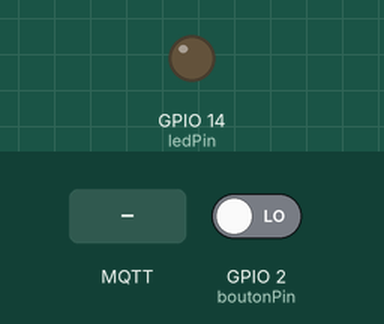
The sketch below on a simulated ESP8266 (NodeMCU). On the bench: output pins drawn as LEDs (lit = HIGH). The test bench sets the inputs (shaded band); at power-on: GPIO 2 (boutonPin) LOW. WiFi joins after 1.5 s; servers stay silent unless stated; no MQTT or app messages arrive unless stated; what the sketch prints to the serial monitor is not drawn.

Above: at 2.7 s.
2.8 s: GPIO 2 (boutonPin) driven HIGH
At 3.8 s:
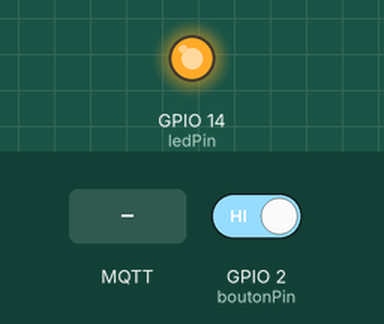
4.3 s: MQTT message "state:" arrives on the first subscribed topic
5.8 s: MQTT message "1" arrives on the first subscribed topic
7.3 s: MQTT message "on" arrives on the first subscribed topic
Timing chart, 0 to 9.8 s (numbered marks = the images above; inputs shaded):
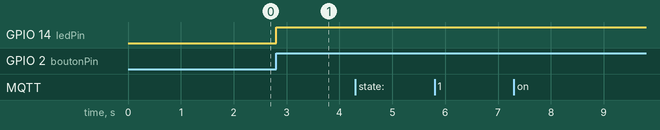

Measured:
- after the input at 2.8 s, GPIO 14 (ledPin): LOW → HIGH at once
- after the input at 4.3 s, every drawn part: stays the same
- after the input at 5.8 s, every drawn part: stays the same
- after the input at 7.3 s, every drawn part: stays the same

The sketch:

Programme_ESP_Prise2.ino
```cpp
#include <ESP8266WiFi.h>
#include <PubSubClient.h>
#include <WiFiManager.h>

bool flag; // flag de reconexion du wifi

const int boutonPin = 2;   // Broche où le bouton est connecté
const int ledPin = 14;     // Broche où la LED est connectée

int etatBouton = 0;        // Variable pour stocker l'état du bouton
int etatPrecedent = 0;     // Variable pour stocker l'état précédent du bouton
int etatLED = LOW;         // État initial de la LED (éteinte)
int etatLEDPrecedent = LOW;

const char* mqtt_client_name= "Prise2"; // Nom du client pour le Brocker
const char* mqtt_server ="broker.hivemq.com"; // adresse du Broker
const int mqtt_port =1883 ; // Port de communication
const char* mqtt_topic ="SAE31/Home"; //Topic de send et receve

WiFiClient espClient;
PubSubClient client(espClient);

void setup() {
  pinMode(boutonPin, INPUT);
  pinMode(ledPin, OUTPUT);

  Serial.begin(9600);

  // Crée un objet WiFiManager
  WiFiManager wifiManager;

  // Initialise WiFiManager et connecte ou configure le Wi-Fi si nécessaire
  if (!wifiManager.autoConnect("Prise2")) {
    Serial.println("Échec de la connexion et mise en place du portail de configuration");
    delay(3000);
    // Réinitialise et réessaie
    ESP.reset();
    delay(5000);
  }

  client.setServer(mqtt_server, mqtt_port);
  client.setCallback(Message_Recu);
  reconnect();
}

void loop() {
  //verifie la connexion au MQTT
  if (!client.connected()) {
    reconnect();
  }
  // Vérifie si des messages ont été reçus du serveur
  client.loop();

  etatBouton = digitalRead(boutonPin);

  // Vérifie si le bouton a été enfoncé
  if (etatBouton == HIGH && etatPrecedent == LOW) {
    // Inverse l'état de la LED
    etatLED = !etatLED;
    digitalWrite(ledPin, etatLED);
  }
  etatPrecedent = etatBouton;

  // verifie si un meesage a été envoyer il y a moins d'une seconde sans bloquer le programe
  static unsigned long lastMsg = 0;
  if (millis() - lastMsg > 1000) {
    lastMsg = millis();
    // Envoi du message MQTT
    if (client.connected()) {
      client.publish(mqtt_topic, ("prise:prise2/state:" + String(etatLED)).c_str());
    }
  }
}

void Message_Recu(char* topic, byte* payload, unsigned int length) {
  Serial.print("Message reçu [");
  Serial.print(topic);
  Serial.print("] ");

  // Construit la chaîne de caractères à partir du payload
  String message = "";
  for (int i = 0; i < length; i++) {
    message += (char)payload[i];
  }

  Serial.println(message);

  // Vérifie si le message concerne la prise 1
  if (strstr(message.c_str(), "prise:prise2/") != NULL) {
    // Extrait l'état du message
    String stateString = message.substring(message.indexOf("state:") + 6);
    int state = stateString.toInt();

    // Vérifie si l'état a vraiment changé
    if (state != etatLEDPrecedent) {
      // Met à jour l'état de la LED
      etatLEDPrecedent = state;

      if (state == 1) {
        etatLED = HIGH;
        digitalWrite(ledPin, etatLED);
        Serial.println("LED allumée");
      } else {
        etatLED = LOW;
        digitalWrite(ledPin, etatLED);
        Serial.println("LED éteinte");
      }
    }
  }
}

void reconnect() {
  // Boucle jusqu'à ce que nous soyons reconnectés
  while (!client.connected()) {
    Serial.print("Tentative de connexion MQTT...");
    if (client.connect(mqtt_client_name)) {
      Serial.println("Connecté");
      // Abonnement au topic
      client.subscribe(mqtt_topic);
    }
  }
}
```
